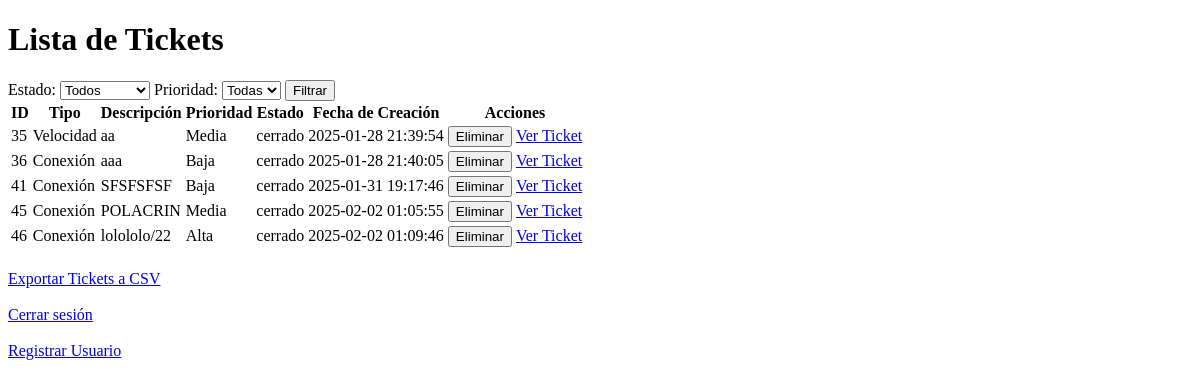
Before: /tickets (signed in) with the older database file.
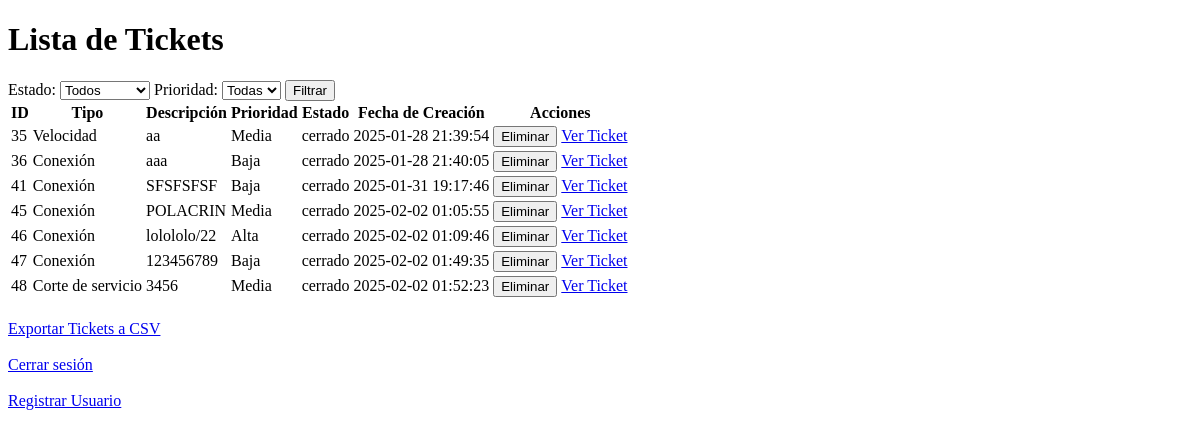
After: the same page with the newer database file.
### tables this page shows
CREATE TABLE tickets (
    id INTEGER PRIMARY KEY AUTOINCREMENT,
    tipo TEXT NOT NULL,
    descripcion TEXT NOT NULL,
    prioridad TEXT NOT NULL,
    fecha_creacion DATETIME DEFAULT CURRENT_TIMESTAMP,
    usuario_creador TEXT NOT NULL,
    notas TEXT,
    archivo TEXT
, usuario_asignado TEXT, estado TEXT DEFAULT 'pendiente');

### app.py (the view)
@app.route('/tickets')
@login_required
def tickets():
    estado = request.args.get('estado')
    prioridad = request.args.get('prioridad')
    query = 'SELECT * FROM tickets WHERE 1=1'
    params = []
    if estado in ['pendiente', 'en proceso', 'cerrado']:
        query += ' AND estado = ?'
        params.append(estado)
    if prioridad in ['Baja', 'Media', 'Alta']:
        query += ' AND prioridad = ?'
        params.append(prioridad)
    conn = get_db_connection()
    tickets = conn.execute(query, params).fetchall()
    conn.close()
    return render_template('tickets.html', tickets=tickets, estado=estado, prioridad=prioridad)

### app.py (called while the page is built)
def get_db_connection():
    conn = sqlite3.connect('database.db', timeout=10)  # Espera hasta 10 segundos si la base de datos está bloqueada
    conn.row_factory = sqlite3.Row
    return conn

@login_manager.user_loader
def load_user(user_id):
    conn = get_db_connection()
    user = conn.execute('SELECT * FROM users WHERE id = ?', (user_id,)).fetchone()
    conn.close()
    if user:
        return User(id=user['id'], username=user['username'], role=user['role'])
    return None

### templates/tickets.html (shortened to what this page needs)
<!DOCTYPE html>
<html lang="es">
<head>
</head>
<body>
    <h1>Lista de Tickets</h1>
    <form action="/tickets" method="GET" onsubmit="showLoading()">
        <label for="estado">Estado:</label>
        <select name="estado" id="estado">
            <option value="" {% if not estado %}selected{% endif %}>Todos</option>
        </select>
        <label for="prioridad">Prioridad:</label>
        <select name="prioridad" id="prioridad">
            <option value="" {% if not prioridad %}selected{% endif %}>Todas</option>
        </select>
        <button type="submit">Filtrar</button>
    </form>
    <table>
        <thead>
            <tr>
                <th>ID</th>
                <th>Tipo</th>
                <th>Descripción</th>
                <th>Prioridad</th>
                <th>Estado</th>
                <th>Fecha de Creación</th>
                <th>Acciones</th>
            </tr>
        </thead>
        <tbody>
            {% for ticket in tickets %}
            <tr>
                <td>{{ ticket['id'] }}</td>
                <td>{{ ticket['tipo'] }}</td>
                <td>{{ ticket['descripcion'] }}</td>
                <td>{{ ticket['prioridad'] }}</td>
                <td>{{ ticket['estado'] }}</td>
                <td>{{ ticket['fecha_creacion'] }}</td>
                <td>
                    {% if current_user.role == 'usittel' %}
                    <form action="/delete-ticket/{{ ticket['id'] }}" method="POST" style="display:inline;">
                        <button type="submit">Eliminar</button>
                    </form>
                    {% endif %}
                    <a href="{{ url_for('view_ticket', id=ticket['id']) }}">Ver Ticket</a>
                </td>
            </tr>
            {% endfor %}
        </tbody>
    </table>
    <div style="margin-top: 20px;">
        <a href="/export-tickets" class="button">Exportar Tickets a CSV</a>
        <br><br>
        <a href="/logout">Cerrar sesión</a>
        <br><br>
        {% if current_user.role == 'usittel' %}
        <a href="{{ url_for('register') }}">Registrar Usuario</a>
        {% endif %}
    </div>
</body>
</html>

Changed rows visible on the page:
added tickets: id "47", tipo "Conexión", descripcion "123456789", prioridad "Baja", estado "cerrado", fecha_creacion "2025-02-02 01:49:35"
added tickets: id "48", tipo "Corte de servicio", descripcion "3456", prioridad "Media", estado "cerrado", fecha_creacion "2025-02-02 01:52:23"
